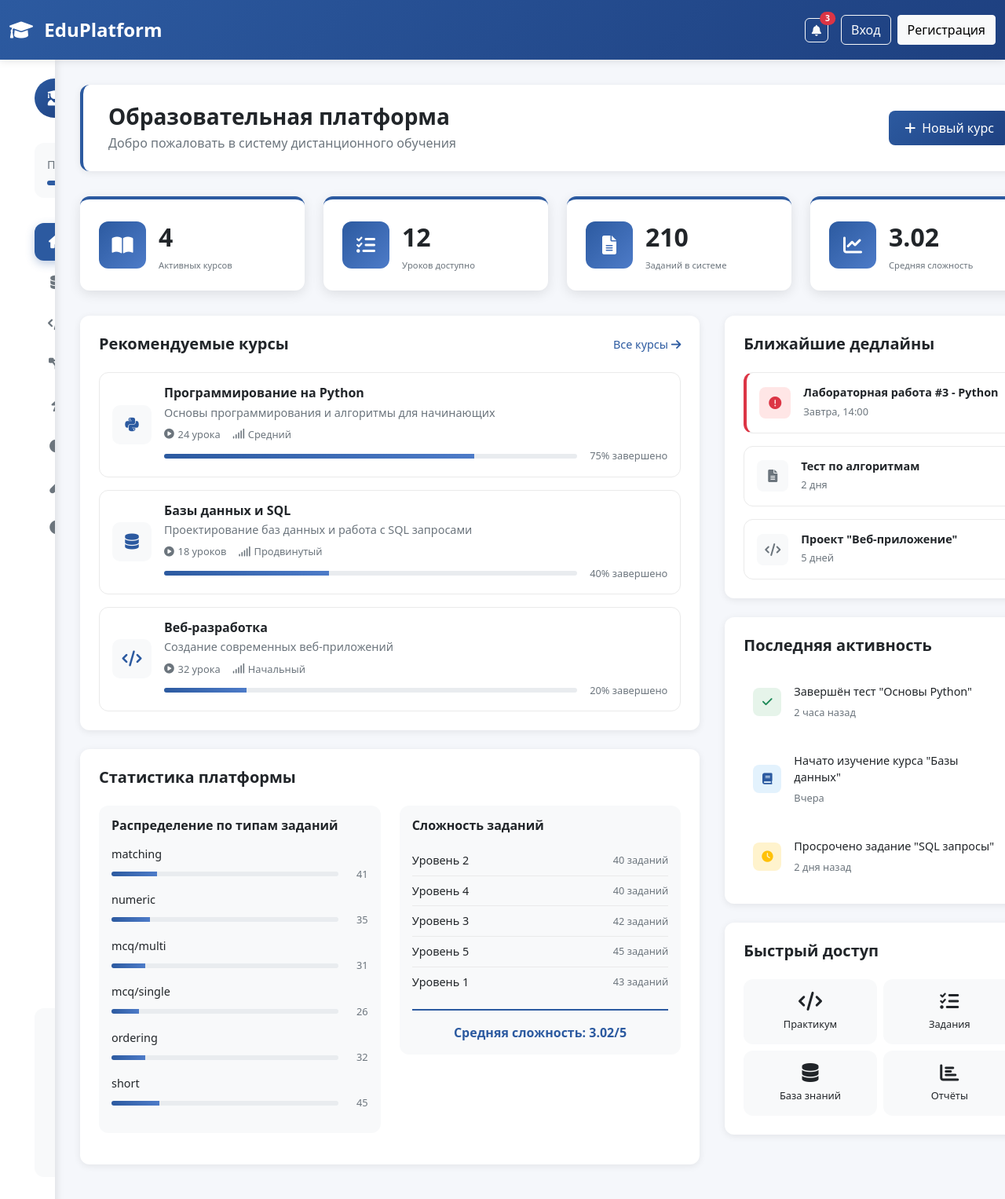
The page / on the database its author committed.
### apps/models.py (models this page shows, shortened)
class Item(models.Model):
    id = models.CharField(max_length=10, primary_key=True)
    TYPE_CHOICES = [
        ("mcq/single", "MCQ Single"),
        ("mcq/multi", "MCQ Multi"),
        ("short", "Short"),
        ("numeric", "Numeric"),
        ("ordering", "Ordering"),
        ("matching", "Matching"),
    ]
    lesson = models.ForeignKey(Lesson, on_delete=models.CASCADE, null=True, blank=True, related_name="items")
    type = models.CharField(max_length=32, choices=TYPE_CHOICES)
    stem = models.TextField()
    options = models.JSONField(default=list)
    answer = models.JSONField(default=list)
    tags = models.JSONField(default=list)
    difficulty = models.IntegerField()

### apps/views.py (the view)
# urls.py: path('', views.overview, name='overview'),
def overview(request):
    stats = calculate_statistics()
    context = {
        'stats': stats,
        'menu': 'overview'
    }
    return render(request, 'apps/overview.html', context)

### apps/templates/apps/overview.html (shortened to what this page needs)
{% extends 'apps/base.html' %}
{% block content %}
<div class="page-header">
    <div class="header-content">
        <h1 class="page-title">Образовательная платформа</h1>
        <p class="page-subtitle">Добро пожаловать в систему дистанционного обучения</p>
    </div>
    <div class="header-actions">
        <button class="btn btn-primary">
            <i class="fas fa-plus me-2"></i>Новый курс
        </button>
    </div>
</div>
<div class="stats-grid-main">
    <div class="stat-card">
        <div class="stat-icon">
            <i class="fas fa-book-open"></i>
        </div>
        <div class="stat-content">
            <div class="stat-number">{{ stats.total_courses }}</div>
            <div class="stat-label">Активных курсов</div>
        </div>
    </div>
    <div class="stat-card">
        <div class="stat-icon">
            <i class="fas fa-tasks"></i>
        </div>
        <div class="stat-content">
            <div class="stat-number">{{ stats.total_lessons }}</div>
            <div class="stat-label">Уроков доступно</div>
        </div>
    </div>
    <div class="stat-card">
        <div class="stat-icon">
            <i class="fas fa-file-alt"></i>
        </div>
        <div class="stat-content">
            <div class="stat-number">{{ stats.total_items }}</div>
            <div class="stat-label">Заданий в системе</div>
        </div>
    </div>
    <div class="stat-card">
        <div class="stat-icon">
            <i class="fas fa-chart-line"></i>
        </div>
        <div class="stat-content">
            <div class="stat-number">{{ stats.avg_difficulty }}</div>
            <div class="stat-label">Средняя сложность</div>
        </div>
    </div>
</div>
<div class="content-grid">
    <div class="content-column main-column">
        <div class="content-section">
            <div class="section-header">
                <h3 class="section-title">Рекомендуемые курсы</h3>
                <a href="#" class="section-link">Все курсы <i class="fas fa-arrow-right"></i></a>
            </div>
            <div class="courses-list">
                <div class="course-card">
                    <div class="course-icon">
                        <i class="fab fa-python"></i>
                    </div>
                    <div class="course-info">
                        <h5 class="course-title">Программирование на Python</h5>
                        <p class="course-description">Основы программирования и алгоритмы для начинающих</p>
                        <div class="course-meta">
                            <span class="course-lessons"><i class="fas fa-play-circle"></i> 24 урока</span>
                            <span class="course-difficulty"><i class="fas fa-signal"></i> Средний</span>
                        </div>
                        <div class="course-progress">
                            <div class="progress">
                                <div class="progress-bar" style="width: 75%"></div>
                            </div>
                            <span class="progress-text">75% завершено</span>
                        </div>
                    </div>
                </div>
                <div class="course-card">
                    <div class="course-icon">
                        <i class="fas fa-database"></i>
                    </div>
                    <div class="course-info">
                        <h5 class="course-title">Базы данных и SQL</h5>
                        <p class="course-description">Проектирование баз данных и работа с SQL запросами</p>
                        <div class="course-meta">
                            <span class="course-lessons"><i class="fas fa-play-circle"></i> 18 уроков</span>
                            <span class="course-difficulty"><i class="fas fa-signal"></i> Продвинутый</span>
                        </div>
                        <div class="course-progress">
                            <div class="progress">
                                <div class="progress-bar" style="width: 40%"></div>
                            </div>
                            <span class="progress-text">40% завершено</span>
                        </div>
                    </div>
                </div>
                <div class="course-card">
                    <div class="course-icon">
                        <i class="fas fa-code"></i>
                    </div>
                    <div class="course-info">
                        <h5 class="course-title">Веб-разработка</h5>
                        <p class="course-description">Создание современных веб-приложений</p>
                        <div class="course-meta">
                            <span class="course-lessons"><i class="fas fa-play-circle"></i> 32 урока</span>
                            <span class="course-difficulty"><i class="fas fa-signal"></i> Начальный</span>
                        </div>
                        <div class="course-progress">
                            <div class="progress">
                                <div class="progress-bar" style="width: 20%"></div>
                            </div>
                            <span class="progress-text">20% завершено</span>
                        </div>
                    </div>
                </div>
            </div>
        </div>
        <div class="content-section">
            <div class="section-header">
                <h3 class="section-title">Статистика платформы</h3>
            </div>
            <div class="stats-details">
                <div class="row">
                    <div class="col-md-6">
                        <div class="stat-detail-card">
                            <h6>Распределение по типам заданий</h6>
                            <div class="type-stats">
                                {% for type, count in stats.type_distribution.items %}
                                <div class="type-stat-item">
                                    <span class="type-name">{{ type }}</span>
                                    <div class="type-progress">
                                        <div class="progress">
                                            {% widthratio count stats.total_items 100 as percentage %}
                                            <div class="progress-bar" style="width: {{ percentage }}%"></div>
                                        </div>
                                        <span class="type-count">{{ count }}</span>
                                    </div>
                                </div>
                                {% endfor %}
                            </div>
                        </div>
                    </div>
                    <div class="col-md-6">
                        <div class="stat-detail-card">
                            <h6>Сложность заданий</h6>
                            <div class="difficulty-stats">
                                {% for diff, count in stats.difficulty_distribution.items %}
                                <div class="difficulty-item">
                                    <span class="difficulty-level">Уровень {{ diff }}</span>
                                    <span class="difficulty-count">{{ count }} заданий</span>
                                </div>
                                {% endfor %}
                            </div>
                            <div class="avg-difficulty">
                                <strong>Средняя сложность: {{ stats.avg_difficulty }}/5</strong>
                            </div>
                        </div>
                    </div>
                </div>
            </div>
        </div>
    </div>
    <div class="content-column sidebar-column">
        <div class="content-section">
            <div class="section-header">
                <h3 class="section-title">Ближайшие дедлайны</h3>
            </div>
            <div class="deadlines-list">
                <div class="deadline-item urgent">
                    <div class="deadline-icon">
                        <i class="fas fa-exclamation-circle"></i>
                    </div>
                    <div class="deadline-info">
                        <h6 class="deadline-title">Лабораторная работа #3 - Python</h6>
                        <span class="deadline-date">Завтра, 14:00</span>
                    </div>
                </div>
                <div class="deadline-item">
                    <div class="deadline-icon">
                        <i class="fas fa-file-alt"></i>
                    </div>
                    <div class="deadline-info">
                        <h6 class="deadline-title">Тест по алгоритмам</h6>
                        <span class="deadline-date">2 дня</span>
                    </div>
                </div>
                <div class="deadline-item">
                    <div class="deadline-icon">
                        <i class="fas fa-code"></i>
                    </div>
                    <div class="deadline-info">
                        <h6 class="deadline-title">Проект "Веб-приложение"</h6>
                        <span class="deadline-date">5 дней</span>
                    </div>
                </div>
            </div>
        </div>
        <div class="content-section">
            <div class="section-header">
                <h3 class="section-title">Последняя активность</h3>
            </div>
            <div class="activity-list">
                <div class="activity-item">
                    <div class="activity-icon success">
                        <i class="fas fa-check"></i>
                    </div>
                    <div class="activity-info">
                        <p>Завершён тест "Основы Python"</p>
                        <span class="activity-time">2 часа назад</span>
                    </div>
                </div>
                <div class="activity-item">
                    <div class="activity-icon primary">
                        <i class="fas fa-book"></i>
                    </div>
                    <div class="activity-info">
                        <p>Начато изучение курса "Базы данных"</p>
                        <span class="activity-time">Вчера</span>
                    </div>
                </div>
                <div class="activity-item">
                    <div class="activity-icon warning">
                        <i class="fas fa-clock"></i>
                    </div>
                    <div class="activity-info">
                        <p>Просрочено задание "SQL запросы"</p>
                        <span class="activity-time">2 дня назад</span>
                    </div>
                </div>
            </div>
        </div>
        <div class="content-section">
            <div class="section-header">
                <h3 class="section-title">Быстрый доступ</h3>
            </div>
            <div class="quick-actions">
                <a href="{% url 'apps:functional' %}" class="quick-action-btn">
                    <i class="fas fa-code"></i>
                    <span>Практикум</span>
                </a>
                <a href="{% url 'apps:pipelines' %}" class="quick-action-btn">
                    <i class="fas fa-tasks"></i>
                    <span>Задания</span>
                </a>
                <a href="{% url 'apps:data' %}" class="quick-action-btn">
                    <i class="fas fa-database"></i>
                    <span>База знаний</span>
                </a>
                <a href="{% url 'apps:reports' %}" class="quick-action-btn">
                    <i class="fas fa-chart-bar"></i>
                    <span>Отчёты</span>
                </a>
            </div>
        </div>
    </div>
</div>
{% endblock %}

### apps/templates/apps/overview.html (style rules this page uses)
.course-meta { display: flex; gap: 1rem; margin-bottom: 0.5rem; font-size: 0.8rem; }
.course-lessons, .course-difficulty { color: var(--secondary); display: flex; align-items: center; gap: 0.3rem; }
.stats-details { margin-top: 1rem; }
.stat-detail-card { background: var(--light); padding: 1rem; border-radius: var(--border-radius); margin-bottom: 1rem; }
.stat-detail-card h6 { margin-bottom: 1rem; color: var(--dark); font-weight: 600; }
.type-stat-item { margin-bottom: 0.8rem; }
.type-name { font-size: 0.9rem; color: var(--dark); display: block; margin-bottom: 0.3rem; }
.type-progress { display: flex; align-items: center; gap: 0.5rem; }
.type-progress .progress { flex: 1; height: 6px; }
.type-count { font-size: 0.8rem; color: var(--secondary); min-width: 30px; text-align: right; }
.difficulty-item { display: flex; justify-content: space-between; align-items: center; padding: 0.5rem 0; border-bottom: 1px solid #eaeaea; }
.difficulty-item:last-child { border-bottom: none; }
.difficulty-level { font-size: 0.9rem; color: var(--dark); }
.difficulty-count { font-size: 0.8rem; color: var(--secondary); }
.avg-difficulty { margin-top: 1rem; padding-top: 1rem; border-top: 2px solid var(--primary); text-align: center; color: var(--primary); }
.quick-actions { display: grid; grid-template-columns: 1fr 1fr; gap: 0.5rem; }
.quick-action-btn { display: flex; flex-direction: column; align-items: center; padding: 1rem 0.5rem; background: var(--light); border-radius: var(--border-radius); text-decoration: none; color: var(--dark); transition: var(--transition); text-align: center; }
.quick-action-btn i { font-size: 1.5rem; margin-bottom: 0.5rem; }
.quick-action-btn span { font-size: 0.8rem; font-weight: 500; }
.activity-icon.warning { background: #fff3cd; color: var(--warning); }

### rows shown on the page
Item: type_distribution "matching"
Item: type_distribution "numeric"
Item: type_distribution "mcq/multi"
Item: type_distribution "mcq/single"
Item: type_distribution "ordering"
Item: type_distribution "short"

### other values the page prints
{{ stats.total_courses }} "4"
{{ stats.total_lessons }} "12"
{{ stats.total_items }} "210"
{{ stats.avg_difficulty }} "3.02"
{{ count }} "41" "35" "31" "26" "32" "45"
{{ diff }} "2" "4" "3" "5" "1"
{{ count }} "40" "40" "42" "45" "43"
